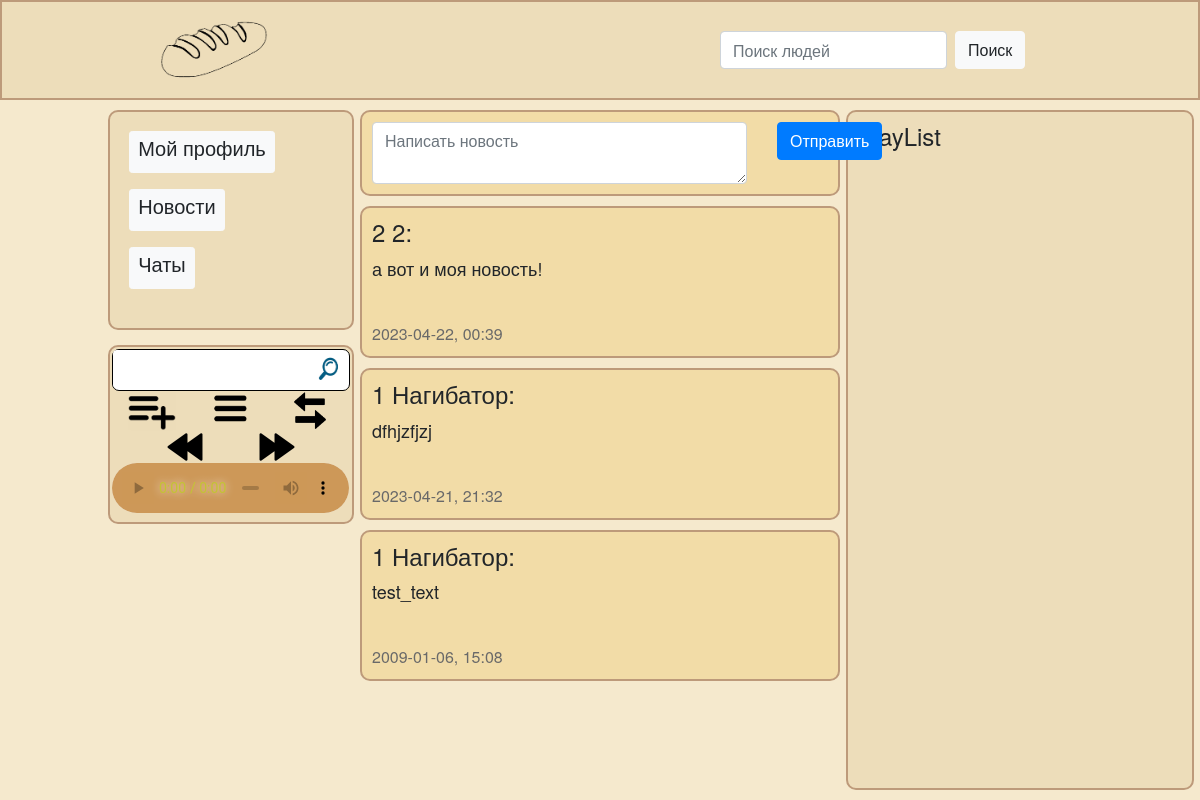
Page /news (signed in) on the committed database.
### data/news.py (models this page shows)
class News(SqlAlchemyBase, UserMixin, SerializerMixin):
    __tablename__ = 'news'
    id = sqlalchemy.Column(sqlalchemy.Integer,
                           primary_key=True, autoincrement=True)
    text = sqlalchemy.Column(sqlalchemy.String)
    creator_id = sqlalchemy.Column(sqlalchemy.Integer,
                                   sqlalchemy.ForeignKey("users.id"))
    creation_date = sqlalchemy.Column(sqlalchemy.DateTime, default=datetime.datetime.now)

### data/user.py (models this page shows, shortened)
class User(SqlAlchemyBase, UserMixin, SerializerMixin):
    __tablename__ = 'users'
    id = sqlalchemy.Column(sqlalchemy.Integer,
                           primary_key=True, autoincrement=True)
    surname = sqlalchemy.Column(sqlalchemy.String)
    name = sqlalchemy.Column(sqlalchemy.String)
    age = sqlalchemy.Column(sqlalchemy.Integer)
    num_phone = sqlalchemy.Column(sqlalchemy.String)
    address = sqlalchemy.Column(sqlalchemy.String)
    email = sqlalchemy.Column(sqlalchemy.String, unique=True)
    way_profile_img = sqlalchemy.Column(sqlalchemy.String)
    current_track_info = sqlalchemy.Column(sqlalchemy.String)
    playList = sqlalchemy.Column(sqlalchemy.String)
    current_order_playList = sqlalchemy.Column(sqlalchemy.String)
    current_ind_track = sqlalchemy.Column(sqlalchemy.Integer)
    hashed_password = sqlalchemy.Column(sqlalchemy.String, nullable=True)

### main.py (the view, shortened to what this page needs)
@app.route('/', methods=['GET', 'POST'])
@app.route('/news', methods=['GET', 'POST'])
def news():
    if not current_user.is_authenticated:
        return redirect('/login')
    autoplay = ""
    found_people = ""
    db_sess = db_session.create_session()
    authorized_user = db_sess.query(User).filter(User.id == current_user.id).first()
    form_music, form_actions_playList, form_actions_tracks = creat_forms_music()
    if form_music.validate_on_submit():
        processing_search_music(form_music=form_music, authorized_user=authorized_user, db_sess=db_sess)
    if form_actions_playList.validate_on_submit():
        processing_playList_actions(form_actions_playList, authorized_user, db_sess)
    if form_actions_tracks.validate_on_submit():
        processing_tracks_actions(form_actions_tracks, authorized_user, db_sess)
    cur_track = get_current_track(authorized_user)
    ready_news = get_news(authorized_user, db_sess)
    return render_template('news.html', link_logo=url_for('static', filename='img/logo.png'),
                           form_music=form_music,
                           form_actions_playList=form_actions_playList,
                           form_actions_tracks=form_actions_tracks,
                           src_music=f'/static/music/wav/{cur_track}.wav',
                           autoplay=autoplay,
                           current_user=current_user,
                           playList=eval(authorized_user.playList)[::-1],
                           news=ready_news,
                           found_people=found_people)

### forms/music.py
class MusicForm(FlaskForm):
    input_music = StringField('Название трека', validators=[DataRequired()])
    btn_search = SubmitField(' ')

### forms/actions_with_playList.py
class ActionsWithPlayList(FlaskForm):
    add_playList = SubmitField(' ')
    direct_order_playList = SubmitField(' ')
    random_order_playList = SubmitField(' ')

### data/db_session.py (called while the page is built)
def create_session() -> Session:
    global __factory
    return __factory()

### main.py (called while the page is built)
@login_manager.user_loader
def load_user(user_id):
    db_sess = db_session.create_session()
    return db_sess.get(User, user_id)

def creat_forms_music():
    form_music = MusicForm()
    form_actions_playList = ActionsWithPlayList()
    form_actions_tracks = ActionsWithTracks()
    return form_music, form_actions_playList, form_actions_tracks

def get_current_track(authorized_user):
    cur_track = ""
    if authorized_user.current_track_info:
        track_info = eval(authorized_user.current_track_info)
        print(track_info)
        cur_track = track_info[3]
    return cur_track

def get_news(authorized_user, db_sess, filter_user=None):
    if filter_user:
        prenews = db_sess.query(User.name, User.surname, News.text, News.creation_date) \
            .filter(News.creator_id == authorized_user.id).join(User, User.id == News.creator_id).all()
    else:
        prenews = db_sess.query(User.name, User.surname, News.text, News.creation_date) \
            .join(User, User.id == News.creator_id).all()
    ready_news = []
    for new in prenews:
        time = ':'.join(str(new[3].time()).split('.')[0].split(':')[:-1])
        date = str(new[3].date())
        new = [*new[:-1], f'{date}, {time}']
        ready_news.append(new)
    ready_news.sort(key=lambda a: a[3], reverse=True)
    print("jfgvjfg   ", ready_news)
    return ready_news

### templates/news.html
{% extends "base.html" %}
{% block links %}
<link rel="stylesheet" href="/static/css/news.css">
{%endblock%}
{% block content %}
    <div class="block_main">
      <form class="" action="" method="post">
        <div class="row">
          <div class="col-10">
            <textarea class="form-control" placeholder="Написать новость" id="floatingTextarea2" name="text_news"></textarea>
          </div>
          <div class="col-1">
            <button type="submit" class="btn btn-primary mb-2" name="add_news">Отправить</button>
          </div>
        </div>
      </form>
    </div>
    {% for item in news %}
        <div class="block_main">
            <h4>{{item[0]}} {{item[1]}}:</h4>
            <p><font size="4">{{item[2]}}</font></p>
            <br><font color="#696969" size="3">{{item[3]}}</font>
        </div>
    {% endfor %}
{% endblock %}

### static/css/base.css (style rules this page uses)
body { padding: 0px; background-color: #F5E9CD; font-family: helvetica neue, helvetica, arial, sans-serif; }
input { outline:none; }
.block_main { margin-top: 10px; padding: 10px; background-color: #f2dca7; border: 2px solid #BD9A7A; border-radius: 10px; position: relative; top: 100px; width: 40%; left: 30%; }

### static/css/music_block.css (style rules this page uses)
.music_block .search_block .input_music { outline: none; border: 0px; }
.music_block .search_block .btn_search { background-image: url(../img/search.png); background-repeat: no-repeat; background-position: center center; background-size: 40px 40px; padding: 0; width: 50px; height: 40px; }
.music_block .actions_with_playlist_block .btn_add { background-image: url(../img/add_playList_2.png); background-repeat: no-repeat; background-position: center center; background-size: 48px 40px; padding: 0; width: 50px; height: 40px; }
.music_block .actions_with_playlist_block .btn_direct_order { background-image: url(../img/direct_order_2.png); background-repeat: no-repeat; background-position: center center; background-size: 35px 35px; padding: 0; width: 50px; height: 40px; }
.music_block .actions_with_playlist_block .btn_random_order { background-image: url(../img/random_order.png); background-repeat: no-repeat; background-position: center center; background-size: 56px 40px; padding: 0; width: 50px; height: 40px; }
.music_block .actions_with_tracks_block .next_track { background-image: url(../img/next_track.png); background-repeat: no-repeat; background-position: center center; background-size: 40px 40px; padding: 0; width: 40px; height: 32px; }
.music_block .actions_with_tracks_block .back_track { background-image: url(../img/back_track.png); background-repeat: no-repeat; background-position: center center; background-size: 40px 40px; padding: 0; width: 40px; height: 32px; }

### rows in the picture
News: name "2", surname "2", text "а вот и моя новость!", creation_date "2023-04-22, 00:39"
News: name "1", surname "Нагибатор", text "dfhjzfjzj", creation_date "2023-04-21, 21:32"
News: name "1", surname "Нагибатор", text "test_text", creation_date "2009-01-06, 15:08"
